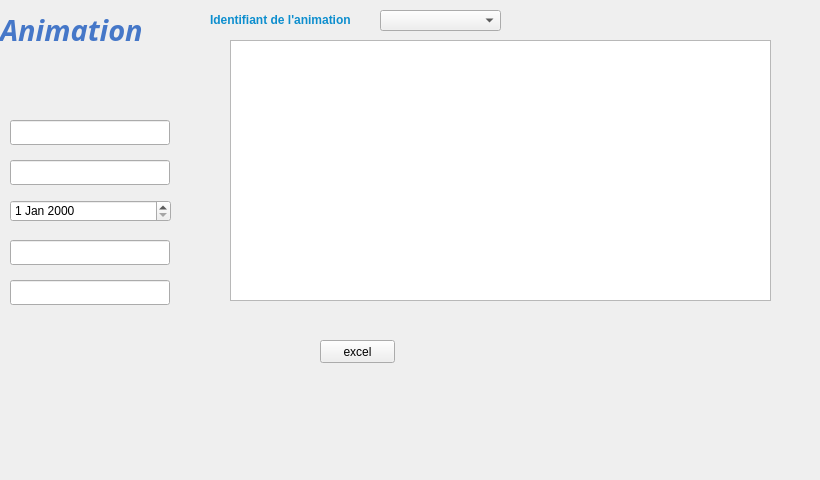
        <widget class="QWidget" name="tab_25">
         <attribute name="title">
          <string>Ajouter</string>
         </attribute>
         <widget class="QLineEdit" name="lineEdit_cin">
          <property name="geometry">
           <rect>
            <x>10</x>
            <y>280</y>
            <width>160</width>
            <height>25</height>
           </rect>
          </property>
          <property name="autoFillBackground">
           <bool>false</bool>
          </property>
         </widget>
         <widget class="QLabel" name="label_48">
          <property name="geometry">
           <rect>
            <x>210</x>
            <y>10</y>
            <width>201</width>
            <height>20</height>
           </rect>
          </property>
          <property name="styleSheet">
           <string notr="true">color: #0d8ece;
font-size:50;
font:bold large;</string>
          </property>
          <property name="text">
           <string>Identifiant de l'animation </string>
          </property>
         </widget>
         <widget class="QPushButton" name="imprimer_paie">
          <property name="geometry">
           <rect>
            <x>690</x>
            <y>320</y>
            <width>50</width>
            <height>50</height>
           </rect>
          </property>
          <property name="autoFillBackground">
           <bool>false</bool>
          </property>
          <property name="styleSheet">
           <string notr="true">background-color:tranparent;
border-image:url(:/images/icones/printer.png);
background:none;
border:none;
background-repeat:none;</string>
          </property>
          <property name="text">
           <string/>
          </property>
         </widget>
         <widget class="QPushButton" name="pushButton_23">
          <property name="geometry">
           <rect>
            <x>20</x>
            <y>370</y>
            <width>50</width>
            <height>50</height>
           </rect>
          </property>
          <property name="font">
           <font>
            <family>Arial Black</family>
            <pointsize>11</pointsize>
            <weight>75</weight>
            <bold>true</bold>
           </font>
          </property>
          <property name="autoFillBackground">
           <bool>false</bool>
          </property>
          <property name="styleSheet">
           <string notr="true">background-color:tranparent;
border-image:url(:/images/icones/exit.png);
background:none;
border:none;
background-repeat:none;</string>
          </property>
          <property name="text">
           <string/>
          </property>
         </widget>
         <widget class="QLabel" name="label_anim">
          <property name="geometry">
           <rect>
            <x>50</x>
            <y>370</y>
            <width>211</width>
            <height>71</height>
           </rect>
          </property>
          <property name="styleSheet">
           <string notr="true">font-family: Monotype Corsiva ; 
	font-size:100px;
	font-style: bold;
	color :#3498DB;
</string>
          </property>
          <property name="text">
           <string/>
          </property>
         </widget>
         <widget class="QPushButton" name="expot">
          <property name="geometry">
           <rect>
            <x>530</x>
            <y>320</y>
            <width>50</width>
            <height>50</height>
           </rect>
          </property>
          <property name="font">
           <font>
            <family>Arial Black</family>
            <pointsize>11</pointsize>
            <weight>75</weight>
            <bold>true</bold>
           </font>
          </property>
          <property name="autoFillBackground">
           <bool>false</bool>
          </property>
          <property name="styleSheet">
           <string notr="true">background-color:tranparent;
border-image:url(:/images/icones/export.png);
background:none;
border:none;
background-repeat:none;</string>
          </property>
          <property name="text">
           <string/>
          </property>
         </widget>
         <widget class="QComboBox" name="x2_2">
          <property name="geometry">
           <rect>
            <x>380</x>
            <y>10</y>
            <width>121</width>
            <height>21</height>
           </rect>
          </property>
         </widget>
         <widget class="QLineEdit" name="lineEdit_lieu">
          <property name="geometry">
           <rect>
            <x>10</x>
            <y>160</y>
            <width>160</width>
            <height>25</height>
           </rect>
          </property>
          <property name="autoFillBackground">
           <bool>false</bool>
          </property>
         </widget>
         <widget class="QLabel" name="label_7">
          <property name="geometry">
           <rect>
            <x>0</x>
            <y>10</y>
            <width>181</width>
            <height>41</height>
           </rect>
          </property>
          <property name="font">
           <font>
            <family>Monotype Corsiva</family>
            <weight>75</weight>
            <italic>false</italic>
            <bold>true</bold>
           </font>
          </property>
          <property name="styleSheet">
           <string notr="true">color:red;
font-size:50;
font:bold large;</string>
          </property>
          <property name="text">
           <string>&lt;html&gt;&lt;head/&gt;&lt;body&gt;&lt;p&gt;&lt;span style=&quot; font-family:'MS Shell Dlg 2'; font-size:22pt; font-style:italic; color:#4577c8;&quot;&gt;Animation&lt;/span&gt;&lt;/p&gt;&lt;/body&gt;&lt;/html&gt;</string>
          </property>
         </widget>
         <widget class="QLineEdit" name="lineEdit_idanim">
          <property name="geometry">
           <rect>
            <x>50</x>
            <y>120</y>
            <width>81</width>
            <height>16</height>
           </rect>
          </property>
          <property name="autoFillBackground">
           <bool>false</bool>
          </property>
         </widget>
         <widget class="QPushButton" name="Actualiser_3">
          <property name="geometry">
           <rect>
            <x>550</x>
            <y>1</y>
            <width>30</width>
            <height>30</height>
           </rect>
          </property>
          <property name="styleSheet">
           <string notr="true">background-color:tranparent;
border-image:url(:/images/icones/rotation.png);
background:none;
border:none;
background-repeat:none;</string>
          </property>
          <property name="text">
           <string/>
          </property>
         </widget>
         <widget class="QLineEdit" name="lineEdit_duree">
          <property name="geometry">
           <rect>
            <x>10</x>
            <y>240</y>
            <width>160</width>
            <height>25</height>
           </rect>
          </property>
          <property name="autoFillBackground">
           <bool>false</bool>
          </property>
         </widget>
         <widget class="QPushButton" name="pb_ajouter">
          <property name="geometry">
           <rect>
            <x>450</x>
            <y>320</y>
            <width>50</width>
            <height>50</height>
           </rect>
          </property>
          <property name="font">
           <font>
            <family>Arial Black</family>
            <pointsize>10</pointsize>
            <weight>75</weight>
            <italic>false</italic>
            <bold>true</bold>
           </font>
          </property>
          <property name="acceptDrops">
           <bool>false</bool>
          </property>
          <property name="autoFillBackground">
           <bool>false</bool>
          </property>
          <property name="styleSheet">
           <string notr="true">background-color:tranparent;
border-image:url(:/images/icones/add.png);
background:none;
border:none;
background-repeat:none;
</string>
          </property>
          <property name="text">
           <string/>
          </property>
          <property name="autoDefault">
           <bool>false</bool>
          </property>
          <property name="default">
           <bool>false</bool>
          </property>
          <property name="flat">
           <bool>false</bool>
          </property>
         </widget>
         <widget class="QPushButton" name="resaisir">
          <property name="geometry">
           <rect>
            <x>190</x>
            <y>120</y>
            <width>25</width>
            <height>25</height>
           </rect>
          </property>
          <property name="styleSheet">
           <string notr="true">background-color:tranparent;
border-image:url(:/images/icones/rotation.png);
background:none;
border:none;
background-repeat:none;</string>
          </property>
          <property name="text">
           <string/>
          </property>
         </widget>
         <widget class="QLineEdit" name="lineEdit_typeanim">
          <property name="geometry">
           <rect>
            <x>10</x>
            <y>120</y>
            <width>160</width>
            <height>25</height>
           </rect>
          </property>
          <property name="autoFillBackground">
           <bool>false</bool>
          </property>
         </widget>
         <widget class="QPushButton" name="pb_supprimer_5">
          <property name="geometry">
           <rect>
            <x>510</x>
            <y>1</y>
            <width>30</width>
            <height>30</height>
           </rect>
          </property>
          <property name="autoFillBackground">
           <bool>false</bool>
          </property>
          <property name="styleSheet">
           <string notr="true">background-color:tranparent;
border-image:url(:/images/icones/delete.png);
background:none;
border:none;
background-repeat:none;</string>
          </property>
          <property name="text">
           <string/>
          </property>
         </widget>
         <widget class="QDateEdit" name="lineEdit_dateanim">
          <property name="geometry">
           <rect>
            <x>10</x>
            <y>200</y>
            <width>161</width>
            <height>22</height>
           </rect>
          </property>
         </widget>
         <widget class="QTableView" name="tabanim">
          <property name="geometry">
           <rect>
            <x>230</x>
            <y>40</y>
            <width>541</width>
            <height>261</height>
           </rect>
          </property>
         </widget>
         <widget class="QPushButton" name="pdf_3">
          <property name="geometry">
           <rect>
            <x>610</x>
            <y>320</y>
            <width>50</width>
            <height>50</height>
           </rect>
          </property>
          <property name="font">
           <font>
            <family>Arial Black</family>
            <pointsize>11</pointsize>
            <weight>75</weight>
            <bold>true</bold>
           </font>
          </property>
          <property name="autoFillBackground">
           <bool>false</bool>
          </property>
          <property name="styleSheet">
           <string notr="true">background-color:tranparent;
border-image:url(:/images/icones/pdf.png);
background:none;
border:none;
background-repeat:none;</string>
          </property>
          <property name="text">
           <string/>
          </property>
         </widget>
         <widget class="QLabel" name="label_55">
          <property name="geometry">
           <rect>
            <x>-4</x>
            <y>-7</y>
            <width>811</width>
            <height>471</height>
           </rect>
          </property>
          <property name="styleSheet">
           <string notr="true">background-color:tranparent;
border-image:url(:/images/icones/back.jpg);
background:none;
border:none;
background-repeat:none;</string>
          </property>
          <property name="text">
           <string/>
          </property>
         </widget>
         <widget class="QPushButton" name="excel2">
          <property name="geometry">
           <rect>
            <x>320</x>
            <y>340</y>
            <width>75</width>
            <height>23</height>
           </rect>
          </property>
          <property name="text">
           <string>excel</string>
          </property>
         </widget>
         <zorder>label_55</zorder>
         <zorder>lineEdit_cin</zorder>
         <zorder>label_48</zorder>
         <zorder>imprimer_paie</zorder>
         <zorder>pushButton_23</zorder>
         <zorder>label_anim</zorder>
         <zorder>expot</zorder>
         <zorder>x2_2</zorder>
         <zorder>lineEdit_lieu</zorder>
         <zorder>label_7</zorder>
         <zorder>lineEdit_idanim</zorder>
         <zorder>Actualiser_3</zorder>
         <zorder>lineEdit_duree</zorder>
         <zorder>pb_ajouter</zorder>
         <zorder>resaisir</zorder>
         <zorder>lineEdit_typeanim</zorder>
         <zorder>pb_supprimer_5</zorder>
         <zorder>lineEdit_dateanim</zorder>
         <zorder>tabanim</zorder>
         <zorder>pdf_3</zorder>
         <zorder>excel2</zorder>
        </widget>
